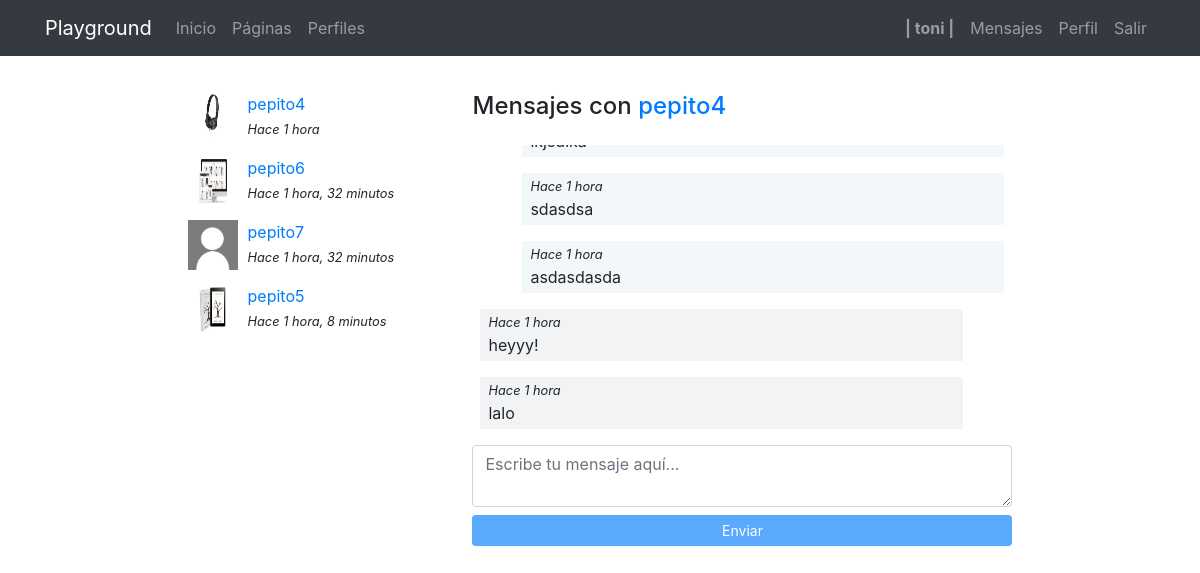
The app's page /messenger/thread/2 (signed in) with its own data.
### registration/models.py (models this page shows)
class Profile(models.Model):
    user = models.OneToOneField(User, on_delete=models.CASCADE)
    avatar = models.ImageField(upload_to=custom_upload_to, null=True, blank=True)
    bio = models.TextField(null=True, blank=True)
    link = models.URLField(max_length=200, null=True, blank=True)
    class Meta:
        ordering = ['user__username']

### messenger/models.py (models this page shows)
class Thread(models.Model):
    users = models.ManyToManyField(User, related_name='threads')
    messages = models.ManyToManyField(Message)
    updated = models.DateTimeField(auto_now=True)
    objects = ThreadManager()
    class Meta:
        ordering = ['-updated']

class Message(models.Model):
    user = models.ForeignKey(User, on_delete=models.CASCADE)
    content = models.TextField()
    created = models.DateTimeField(auto_now_add=True)
    class Meta:
        ordering = ['created']

### messenger/views.py (the view)
# urls.py: path('thread/<int:pk>', ThreadDetail.as_view(), name="detail"),
@method_decorator(login_required, name="dispatch")
class ThreadDetail(DetailView):
    model = Thread
    def get_object(self):
        obj = super(ThreadDetail, self).get_object()
        if self.request.user not in obj.users.all():
            raise Http404
        return obj

### messenger/templates/messenger/thread_detail.html (shortened to what this page needs)
{% extends 'core/base.html' %}
{% load static %}
{% block content %}
<main role="main">
  <div class="container">
    <div class="row mt-3">
      <div class="col-md-9 mx-auto mb-5">
        <div class="row">
          <div class="col-md-4">
            {% for thread in request.user.threads.all %}
              {% if thread.messages.all|length > 0 %}
                <div class="mb-3">
                  {% for user in thread.users.all %}
                    {% if user != request.user %}
                      {% if user.profile.avatar %}
                        <img src="{{user.profile.avatar.url}}" class="avatar">
                      {% else %}
                        <img src="{% static 'registration/img/no-avatar.jpg' %}" class="avatar">
                      {% endif %}
                      <div>
                        <a href="{% url 'messenger:detail' thread.pk %}">{{user}}</a><br>
                        <small><i>Hace {{thread.messages.last.created|timesince}}</i></small>
                      </div>
                    {% endif %}
                  {% endfor %}
                </div>
              {% endif %}
            {% endfor %}
          </div>
          <div class="col-md-8">
            {% for user in thread.users.all %}
              {% if user != request.user %}
                <h4 class="mb-4">Mensajes con <a href="{% url 'profiles:detail' user %} ">{{user}}</a></h4>
              {% endif %}
            {% endfor %}
            <div class="thread" id="thread">
              {% for message in object.messages.all %}
                <div {% if request.user == message.user %}class="mine mb-3"{% else %}class="other mb-3"{% endif %}>
                  <small><i>Hace {{thread.messages.last.created|timesince}}</i></small><br>
                  {{message.content}}
                </div>
              {% endfor %}
            </div>
            <textarea id="content" class="form-control mb-2" rows="2" placeholder="Escribe tu mensaje aquí..."></textarea>
            <button id="send" class="btn btn-primary btn-sm btn-block" disabled>Enviar</button>
          </div>
        </div>
    </div>
  </div>
</main>
{% endblock %}

### core/templates/core/base.html (shortened to what this page needs)
<!DOCTYPE html>
<html lang="es">
  <head>
    {% load static %}
    <link href="{% static 'core/vendor/bootstrap/css/bootstrap.min.css' %}" rel="stylesheet">
    <link href="{% static 'core/vendor/font-awesome/css/font-awesome.min.css' %}" rel="stylesheet" type="text/css">
    <link href="{% static 'core/css/main.css' %}" rel="stylesheet">
  </head>
  <body>
    <body>
      <nav class="navbar navbar-expand-lg navbar-dark bg-dark">
        <div class="container">
          <a class="navbar-brand" href="{% url 'home' %}">Playground</a>
          <div class="collapse navbar-collapse" id="ned">
            <ul class="navbar-nav mr-auto">
              <li class="nav-item">
                <a class="nav-link" href="{% url 'home' %}">Inicio</a>
              </li>
              <li class="nav-item">
                <a class="nav-link" href="{% url 'pages:pages' %}">Páginas</a>
              </li>
               <li class="nav-item">
                <a class="nav-link" href="{% url 'profiles:list' %}">Perfiles</a>
              </li>
            </ul>
            <ul class="navbar-nav">
              {% if not request.user.is_authenticated %}
                <li class="nav-item">
                  <a class="nav-link" href="{% url 'login' %}">Acceder</a>
                </li>
                <li class="nav-item">
                  <a class="nav-link" href="{% url 'signup' %}">Registro</a>
                </li>
              {% else %}
                <li class="nav-item">
                  <a class="nav-link"><b>| {{request.user}} |</b></a>
                </li>
                <li class="nav-item">
                  <a class="nav-link" href="{% url 'messenger:list' %}">Mensajes</a>
                </li>
                <li class="nav-item">
                  <a class="nav-link" href="{% url 'profile' %}">Perfil</a>
                </li>
                <li class="nav-item">
                  <a href="#" class="nav-link" onclick="event.preventDefault(); document.getElementById('logout-form').submit();">
                    Salir
                  </a>
                </li>
              {% endif %}
            </ul>
          </div>
        </div>
      </nav>
      {% block content %}{% endblock %}
  </body>
</html>

### core/static/core/css/main.css (style rules this page uses)
main { padding-top: 20px; }
:root { --jumbotron-padding-y: 3rem; }

### messenger/templates/messenger/thread_detail.html (style rules this page uses)
.avatar { width:50px; height:50px; float:left; margin-right:10px; }
.thread { max-height:300px; overflow-y:auto; padding:0 0.5em; }
.mine { padding:0 0.5em 0.25em; background-color:rgba(230,242,245,.5); width:92%; margin-left:8%; }
.other { padding:0 0.5em 0.25em; background-color:#f2f3f5; width:92%; }

### records on screen
Thread: messages.last.created "1 hora"
Thread: messages.last.created "1 hora, 32 minutos"
Thread: messages.last.created "1 hora, 32 minutos"
Thread: messages.last.created "1 hora, 8 minutos"
Message: content "sdasdsa"
Message: content "asdasdasda"
Message: content "heyyy!"
Message: content "lalo"

### other values on screen
{{ request.user }} "toni"
{{ user }} "pepito4"
{{ user }} "pepito6"
{{ user }} "pepito7"
{{ user }} "pepito5"
